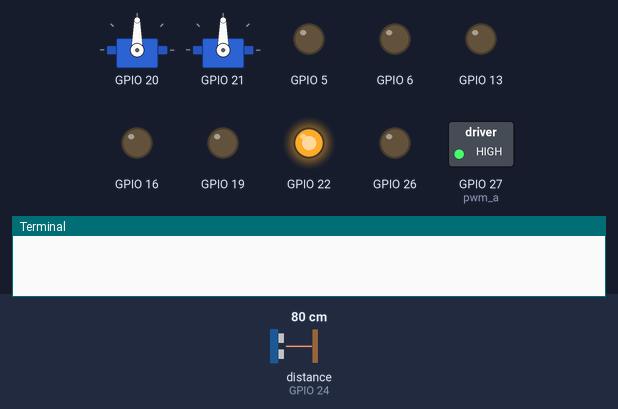
Simulated run of this program. Board: Raspberry Pi (BCM pin numbers). On the bench: 2 × servo, switched loads named in the program (green lamp = pin HIGH), output pins drawn as LEDs (lit = HIGH), the last lines printed to the terminal. The inputs (shaded band) are chosen by the test bench; at power-on: distance to the obstacle (sensor on GPIO 24) 80 cm. Servo angles are drawn from the pulse width (0.5 ms = 0°, 2.5 ms = 180°); threads take turns every 2 ms; the clock reads 2024-03-15 10:24:30 at power-on unless the program sets it; library files of the repository ran but are not shown: HCSR04.py; pins used as bus, display or sensor lines are not drawn.

Above: at 0.05 s.
At 1.2 s:
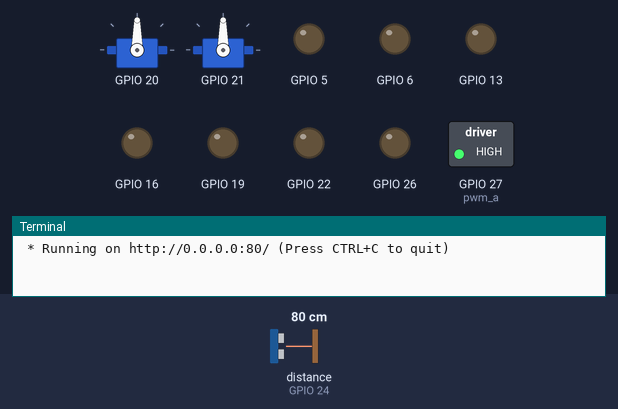
1.3 s: distance to the obstacle (sensor on GPIO 24) set to 23 cm
2.8 s: distance to the obstacle (sensor on GPIO 24) set to 18 cm
At 3.2 s:
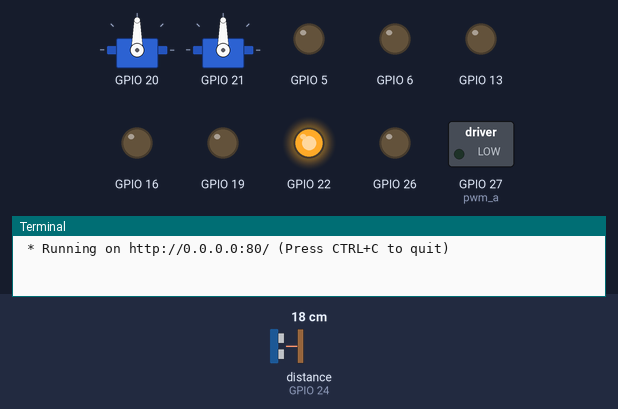
Timing chart, 0 to 5.8 s (numbered marks = the images above; inputs shaded):
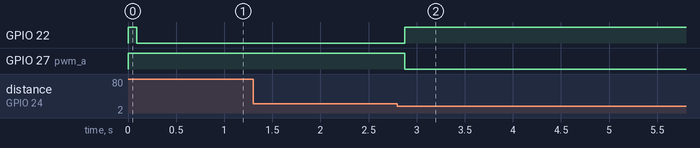

The program:

SmartCarControl.py
```python
import RPi.GPIO as GPIO
import time
import signal
import atexit
import SmartCar as smartcar
from bottle import route, run, static_file, response

GPIO.setmode(GPIO.BCM)
atexit.register(GPIO.cleanup)

config = {'green_led': {'pin': 27, 'on': True},
          'yellow_led': {'pin': 22, 'on': True},
          'front_steering_engine': {'pin': 20, 'angle': 90},
          'ud_steering_engine': {'pin': 21, 'angle': 90},
          'l298n': {
              'ch_a': {
                  'pins': [6, 13], 'pwm': {'pin': 16, 'frq': 90}
              },
              'ch_b': {
                  'pins': [19, 26], 'pwm': {'pin': 5, 'frq': 90}
              }
          },
          'hcsr04': {'pins': {'T': 23, 'R': 24}, 'interval': 0.1, 'voice_speed': 340}
          }

car = smartcar.SmartCar(config)
car.ud_start()
atexit.register(car.exit)

front_angle = config['front_steering_engine']['angle']
ud_angle = config['ud_steering_engine']['angle']


def forward():
    print('forward')
    global car
    car.car_forward(30)


def back():
    print('back')
    global car
    car.car_back_off(30)


def stop():
    print('stop')
    global car
    car.car_stop()


def turn_left():
    global car, front_angle
    front_angle = front_angle - 10
    print('turn_left: %d' % front_angle)
    car.direction_turn_to(front_angle)


def turn_right():
    global car, front_angle
    front_angle = front_angle + 10
    print('turn_right: %d' % front_angle)
    car.direction_turn_to(front_angle)


def ud_turn_left():
    global car, ud_angle
    ud_angle = ud_angle - 10
    print('camera_turn_left: %d' % ud_angle)
    car.camera_turn_to(ud_angle)


def ud_turn_right():
    global car, ud_angle
    ud_angle = ud_angle + 10
    print('camera_turn_right: %d' % ud_angle)
    car.camera_turn_to(ud_angle)


@route('/cat31/<filename>')
def send_static(filename):
    response.content_type = 'text/html; charset=UTF-8'
    return static_file(filename, root='./')


@route('/cat31/static/<filename>')
def send_js(filename):
    response.content_type = 'script/javascript; charset=UTF-8'
    return static_file(filename, root='./static/')


@route('/cat31/control/<action>')
def car_control(action):
    control(action)


def control(action):
    control = {
        'forward': lambda: forward(),
        'back': lambda: back(),
        'left': lambda: turn_left(),
        'right': lambda: turn_right(),
        'stop': lambda: stop(),
        'udleft': lambda: ud_turn_left(),
        'udright': lambda: ud_turn_right()
    }
    return control[action]()


run(host='0.0.0.0', port=80)
```

SmartCar.py
```python
import time, threading
from device import SteeringEngineDriver as sedriver, L298NDriver as l298n, HCSR04 as hcsr04, LED as led


class SmartCar(object):
    def __init__(self, config):
        self.init_green_led(config['green_led'])
        self.init_yellow_led(config['yellow_led'])
        self.init_front_steering_engine(config['front_steering_engine'])
        self.init_ud_steering_engine(config['ud_steering_engine'])
        self.init_l298n(config['l298n'])
        self.init_hcsr04(config['hcsr04'])

    def init_green_led(self, config):
        self.green_led = led.LED(config)

    def init_yellow_led(self, config):
        self.yellow_led = led.LED(config)

    def set_green_led_on(self):
        self.green_led.on()

    def set_green_led_off(self):
        self.green_led.off()

    def set_yellow_led_on(self):
        self.yellow_led.on()

    def set_yellow_led_off(self):
        self.yellow_led.off()

    def init_front_steering_engine(self, config):
        self.front_steering_engine = sedriver.SteeringEngine(config)

    def direction_turn_to(self, angle):
        self.front_steering_engine.move_to(angle)

    def init_ud_steering_engine(self, config):
        self.ud_steering_engine = sedriver.SteeringEngine(config)

    def init_hcsr04(self, config):
        self.ud = hcsr04.HCSR04(config)
        self.distance_to_obstacle = -1
        self.ud_interval = config['interval']

    def camera_turn_to(self, angle):
        self.ud_steering_engine.move_to(180 - angle)  # 和前桥舵机相反

    def init_l298n(self, config):
        self.l298n = l298n.L298N(config)
        self.running = False

    def car_forward(self, dutycycle):
        if not self.running:
            self.running = True
            check_distance_thread = threading.Thread(target=self.check_distance, name='check distance thread')
            check_distance_thread.start()
            self.l298n.ch_a_start_up(dutycycle)
            self.l298n.ch_b_start_up(dutycycle)

    def car_back_off(self, dutycycle):
        self.l298n.ch_a_reverse(dutycycle)
        self.l298n.ch_b_reverse(dutycycle)

    def car_stop(self):
        self.l298n.ch_a_stop()
        self.l298n.ch_b_stop()
        self.running = False

    def set_distance_to_obstacle(self):
        self.ud_start = True
        while self.ud_start:
            self.distance_to_obstacle = self.ud.get_distance()
            if self.distance_to_obstacle < 0.2:
                self.set_yellow_led_on()
                self.set_green_led_off()
            else:
                self.set_yellow_led_off()
                self.set_green_led_on()

            time.sleep(self.ud_interval)

    def ud_stop(self):
        self.ud_start = False

    def ud_start(self):
        ud_thread = threading.Thread(target=self.set_distance_to_obstacle, name='ultrasonic distance measurement')
        ud_thread.start()

    def check_distance(self):
        while self.running:
            if self.distance_to_obstacle < 0.2:
                self.car_stop()
                self.running = False
            time.sleep(0.1)

    def exit(self):
        self.ud_stop()
```

SteeringEngineDriver.py
```python
#! /usr/bin/python
# -*- coding:utf-8 -*-
import RPi.GPIO as GPIO
import time


class SteeringEngine(object):
    def __init__(self, config):
        GPIO.setup(config['pin'], GPIO.OUT, initial=GPIO.LOW)
        self.pwm = GPIO.PWM(config['pin'], 50)
        self.pwm.start(0)
        self.current_angle = config['angle']
        self.move_to(self.current_angle)

    def move_to(self, angle):
        duty_cycle = 2.5 + 10 * angle / 180
        self.pwm.ChangeDutyCycle(duty_cycle)
        time.sleep(0.02)
        self.pwm.ChangeDutyCycle(0)
        time.sleep(0.02)

        self.current_angle = angle
```

L298NDriver.py
```python
#! /usr/bin/python
# -*- coding:utf-8 -*-

import RPi.GPIO as GPIO

class L298N(object):
  def __init__(self,config):
    if 'ch_a' in config:
      self.ch_a_input = config['ch_a']['pins']
      self.setup_gpio(self.ch_a_input,[GPIO.LOW, GPIO.LOW])

      if 'pwm' in config['ch_a']:
        pwm = config['ch_a']['pwm']
        GPIO.setup(pwm['pin'], GPIO.OUT, initial=False)
        self.pwm_a = GPIO.PWM(pwm['pin'],pwm['frq'])
        self.pwm_a.start(0)

    if 'ch_b' in config:
      self.ch_b_input = config['ch_b']['pins']
      self.setup_gpio(self.ch_b_input,[GPIO.LOW, GPIO.LOW])

      if 'pwm' in config['ch_b']:
        pwm = config['ch_b']['pwm']
        GPIO.setup(pwm['pin'], GPIO.OUT, initial=GPIO.LOW)
        self.pwm_b = GPIO.PWM(pwm['pin'],pwm['frq'])
        self.pwm_b.start(0)

  def ch_a_start_up(self, dutycycle):
    self.set_gpio(self.ch_a_input,[GPIO.LOW, GPIO.HIGH])
    self.pwm_a.ChangeDutyCycle(dutycycle)

  def ch_a_reverse(self, dutycycle):
    self.set_gpio(self.ch_a_input,[GPIO.HIGH, GPIO.LOW])
    self.pwm_a.ChangeDutyCycle(dutycycle)

  def ch_b_start_up(self, dutycycle):
    self.set_gpio(self.ch_b_input,[GPIO.LOW, GPIO.HIGH])
    self.pwm_b.ChangeDutyCycle(dutycycle)

  def ch_b_reverse(self, dutycycle):
    self.set_gpio(self.ch_b_input,[GPIO.HIGH, GPIO.LOW])
    self.pwm_b.ChangeDutyCycle(dutycycle)

  def ch_a_stop(self):
    self.set_gpio(self.ch_a_input,[GPIO.LOW, GPIO.LOW])
    self.pwm_a.ChangeDutyCycle(0)

  def ch_b_stop(self):
    self.set_gpio(self.ch_b_input,[GPIO.LOW, GPIO.LOW])
    self.pwm_b.ChangeDutyCycle(0)

  def set_gpio(self, pins, values):
    for index,pin in enumerate(pins):
      GPIO.output(pin, values[index])

  def setup_gpio(self, pins, values):
    for index,pin in enumerate(pins):
      GPIO.setup(pin, GPIO.OUT, initial=GPIO.LOW)
```

LED.py
```python
#! /usr/bin/python
# -*- coding:utf-8 -*-

import RPi.GPIO as GPIO


class LED(object):
    def __init__(self, config):
        self.pin = config['pin']
        GPIO.setup(self.pin, GPIO.OUT, initial=GPIO.LOW)

        if config['on']:
            GPIO.output(self.pin, GPIO.HIGH)

    def on(self):
        GPIO.output(self.pin, GPIO.HIGH)

    def off(self):
        GPIO.output(self.pin, GPIO.LOW)
```

Measured:
- the behaviour switches between 21 and 20 cm on distance to the obstacle (sensor on GPIO 24) (found by bisection; images 1 and 2)
- after the input at 1.3 s, every drawn part: stays the same
- after the input at 2.8 s, GPIO 22: LOW → HIGH after 0.08 s; GPIO 27 (pwm_a): HIGH → LOW after 0.08 s
